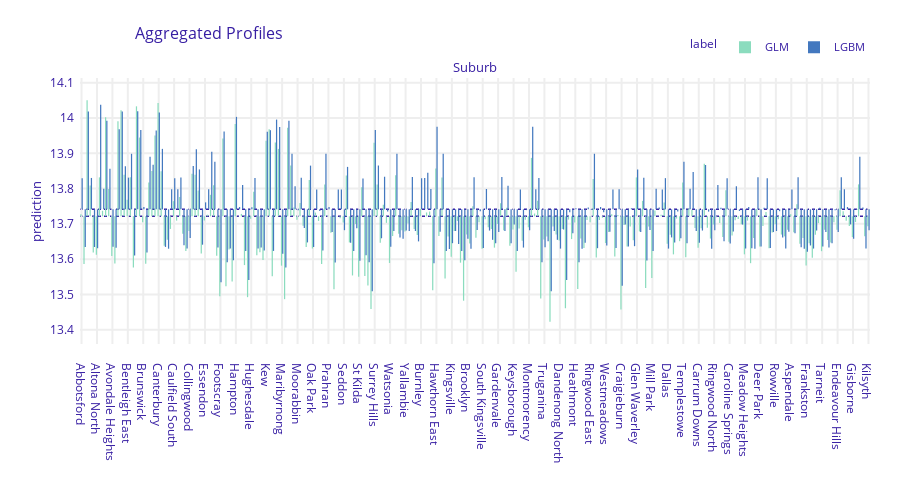

Notebook source saved alongside this figure:
### Code cell
plot_pdp(glm_explainer, lgbm_explainer, "Suburb", variable_type = "categorical")

### Figure 1 — Plotly figure (JSON) as saved in the notebook; plotly's stock layout.template omitted (floating-point values rounded to 4 significant figures; data arrays with more than 128 entries replaced by an {"elided": "..."} marker saying what was removed)
{"data": [{"alignmentgroup": "True", "base": {"elided": "256 float values"}, "customdata": {"elided": "256x3 mixed values"}, "hovertemplate": "<b>%{hovertext}</b><br><br>mean_prediction=%{base:.3f}<br>prediction=%{customdata[0]:.3f}<extra></extra>", "hovertext": {"elided": "256 str values"}, "legendgroup": "GLM", "marker": {"color": "#8bdcbe", "pattern": {"shape": ""}}, "name": "GLM", "offsetgroup": "GLM", "orientation": "v", "showlegend": true, "textposition": "auto", "type": "bar", "x": {"elided": "256 str values"}, "xaxis": "x", "y": {"elided": "256 float values"}, "yaxis": "y"}, {"alignmentgroup": "True", "base": {"elided": "256 float values"}, "customdata": {"elided": "256x3 mixed values"}, "hovertemplate": "<b>%{hovertext}</b><br><br>mean_prediction=%{base:.3f}<br>prediction=%{customdata[0]:.3f}<extra></extra>", "hovertext": {"elided": "256 str values"}, "legendgroup": "LGBM", "marker": {"color": "#4378bf", "pattern": {"shape": ""}}, "name": "LGBM", "offsetgroup": "LGBM", "orientation": "v", "showlegend": true, "textposition": "auto", "type": "bar", "x": {"elided": "256 str values"}, "xaxis": "x", "y": {"elided": "256 float values"}, "yaxis": "y"}], "layout": {"annotations": [{"font": {"size": 13}, "showarrow": false, "text": "Suburb", "x": 0.5, "xanchor": "center", "xref": "paper", "y": 1, "yanchor": "bottom", "yref": "paper"}, {"font": {"size": 13}, "showarrow": false, "text": "prediction", "textangle": -90, "x": -0.07, "xref": "paper", "y": 0.5, "yref": "paper"}], "barmode": "group", "font": {"color": "#371ea3"}, "height": 489, "hovermode": "x unified", "legend": {"font": {"size": 11}, "itemsizing": "constant", "orientation": "h", "title": {"font": {"size": 12}, "text": "label"}, "tracegroupgap": 0, "x": 1, "xanchor": "right", "y": 1.061, "yanchor": "bottom"}, "margin": {"b": 71, "r": 30, "t": 78}, "shapes": [{"layer": "below", "line": {"color": "#371ea3", "dash": "dot", "width": 1.5}, "type": "line", "x0": 0, "x1": 1, "xref": "x domain", "y0": 13.72, "y1": 13.72, "yref": "y"}, {"layer": "below", "line": {"color": "#371ea3", "dash": "dot", "width": 1.5}, "type": "line", "x0": 0, "x1": 1, "xref": "x domain", "y0": 13.74, "y1": 13.74, "yref": "y"}], "title": {"font": {"size": 16}, "text": "Aggregated Profiles", "x": 0.15}, "xaxis": {"anchor": "y", "automargin": true, "domain": [0, 1], "fixedrange": true, "gridwidth": 2, "showticklabels": true, "tickcolor": "white", "ticklen": 10, "ticks": "outside", "title": {"text": ""}, "type": "category"}, "yaxis": {"anchor": "x", "automargin": true, "domain": [0, 1], "fixedrange": true, "gridwidth": 2, "range": [13.36, 14.11], "tickcolor": "white", "ticklen": 3, "ticks": "outside", "title": {"text": ""}, "type": "linear", "zeroline": false}}}
